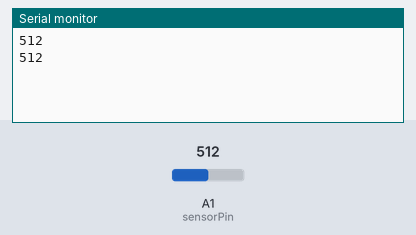
Recording of a sketch running on a simulated Arduino Uno, built with avr-gcc and run on an emulated ATmega328P. Parts: the last lines printed to the serial monitor. Inputs (shaded band) come from the test bench; at power-on: A1 (sensorPin) = 512.

Above: at 1.8 s.
1.9 s: A1 (sensorPin) set to 716
At 2.8 s:
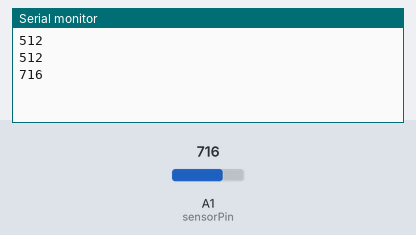
3.4 s: A1 (sensorPin) set to 900
At 4.5 s:
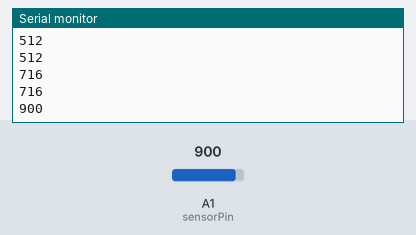
Timing chart, 0 to 6.4 s (numbered marks = the images above; inputs shaded):
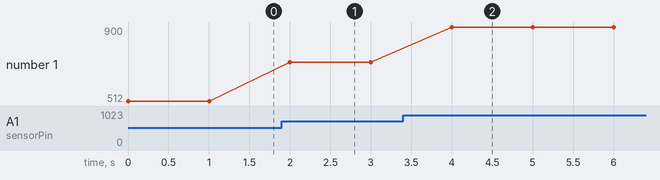

Measured:
- after the input at 1.9 s, the serial monitor: prints a new line after 0.10 s (image 1)
- after the input at 3.4 s, the serial monitor: prints a new line after 0.60 s (image 2)
- plotted number 1: 512 → 716 after the input at 1.9 s, 716 → 900 after the input at 3.4 s

The sketch:

Trimpot.ino
```cpp
/*
  Trimpot

  Analog giriş pinine bağladığımız trimpot ile direnç değeri okuma uygulaması yapıldı.

  Düzenleme 27.12.2020 - Uğur Koyun
  Düzenleme 09.01.2021 - Yusuf Enes TATAR

  Bu örnek kod PHOTON TECHNOLOGY tarafından kamuya sunulmuştur.

  https://github.com/PhotonTechnologyCodeSpace/Beta-Board

*/

//Trimpot verileri Analog A1 pininden okunuyor.
int sensorPin = A1;
int sensorValue = 0;

void setup() {
  Serial.begin(115200);
}

void loop() {
  //SensorValue değişkenine okunan değerler kaydediliyor.
  sensorValue = analogRead(sensorPin);
  //Serial monitörde okunan veriler gösteriliyor.
  Serial.println(sensorValue);
  //Bekleme
  delay(1000);
}
```
